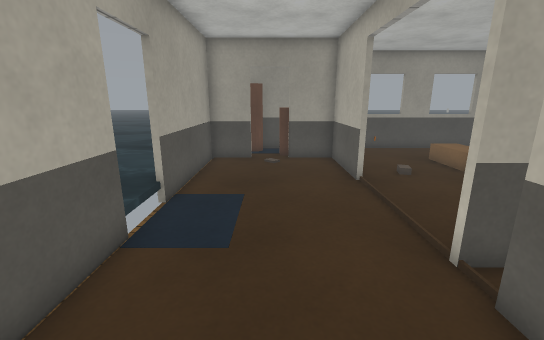
view 1 (above)

14 first-person views from a walk through a scene from a Unity 3-D project. The camera is 1.3 m above the floor, tilts 14° down and sees 90° across. The floor is counted in squares, 0.5 m on a side. Each view is taken from the middle of a square. On the plan, view 1 faces up. The plan holds only what a view shows up to about 19 squares ahead; the rest is blank. The place goes on beyond the plan. Surface patterns are stand-ins for the level's own textures.

view 2
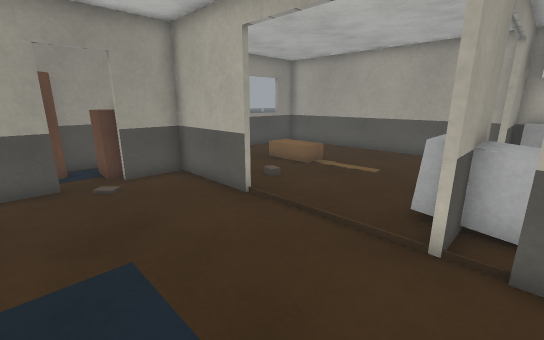

view 3
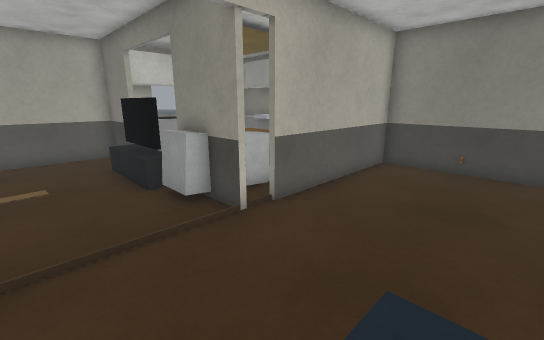

view 4
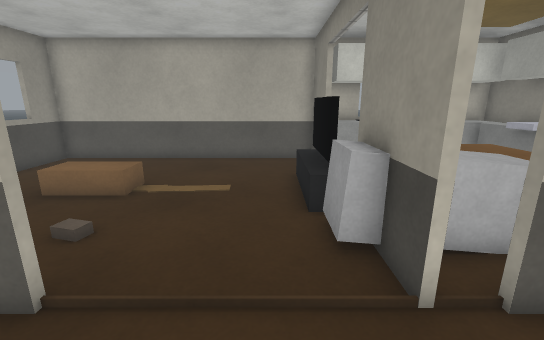

view 5
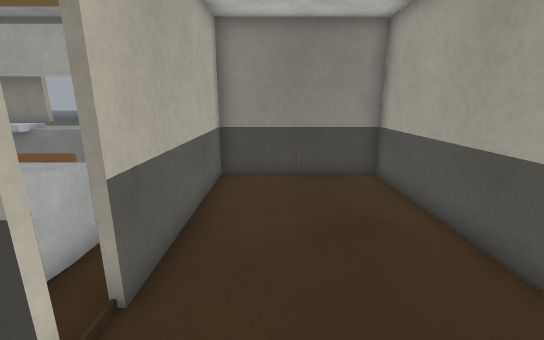

view 6
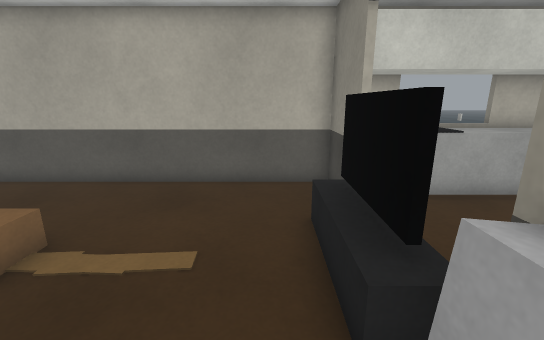

view 7
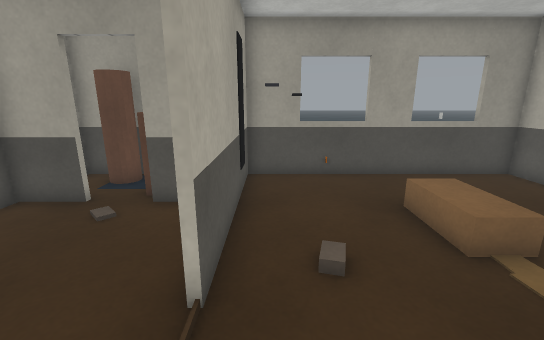

view 8
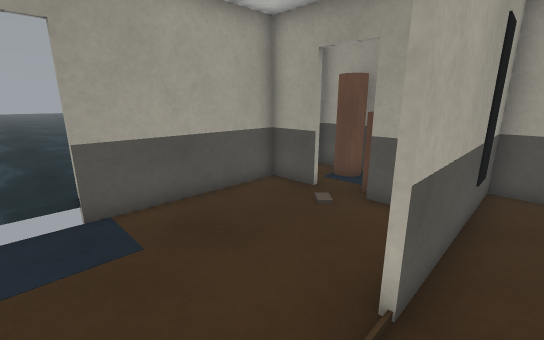

view 9
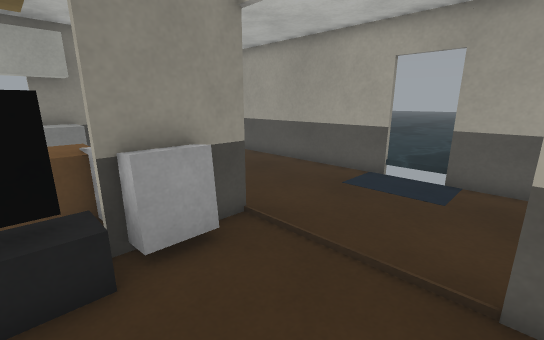

view 10
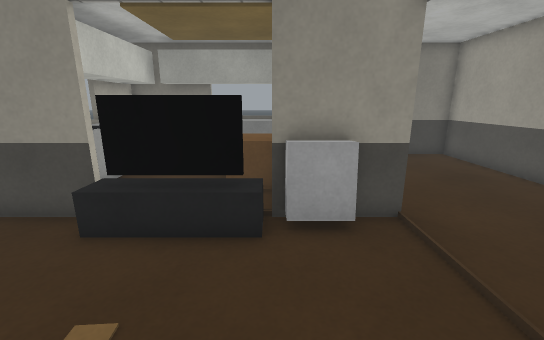

view 11
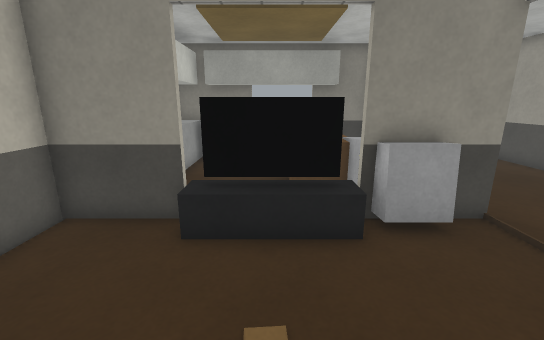

view 12
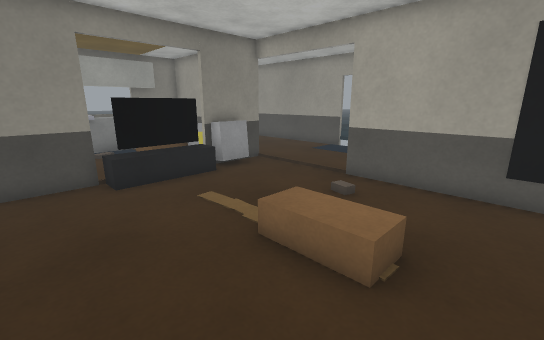

view 13
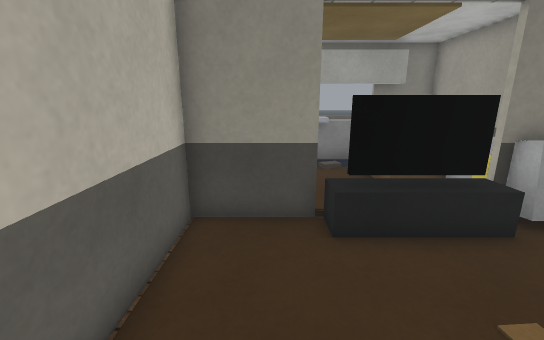

view 14
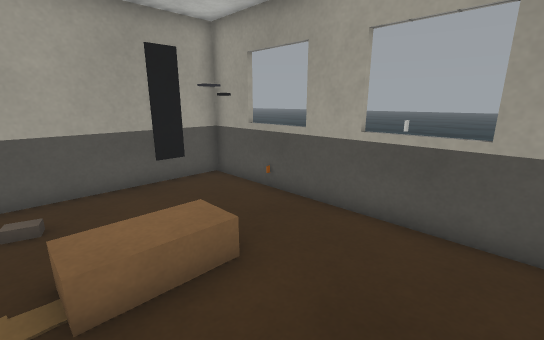

### Floor plan
Points are (right, up) in squares from view 1. A wall is a line through its corners. A room is listed if a view was taken in it or the views show most of it. See-through windows are left out.
Room 1 (views 1, 2, 3, 4, 5, 6, 7, 8, 9, 10, 11, 12, 13, 14)
walls: (2.9, 8.9) (2.9, 12.9) (0.8, 12.9); (2.9, 4.1) (6, 4.1); (6.1, 3.9) (4.4, 3.9); (4.2, 14.8) (3.8, 14.8); (-0.9, 12.9) (-2.9, 12.9) (-2.9, 6.5); (9.9, 4.1) (13, 4.1); (-2.9, 5.5) (-2.9, -3.9) (3, -3.9); (12.9, 4) (12.9, 15.9) (3.1, 15.9) (3.1, 9); (2.9, -4) (2.9, 3.1)
low walls: (6.5, 4.6) (9.5, 4.6)
ways out: gap at (10, 4) to room 2; opening at (-0.5, 13) to room 3; gap at (-3, 5); gap at (-3, 7)
Room 2 (no view inside)
walls: (4.4, 3.9) (3, 3.9); (3.1, 0.4) (3.1, -1.6)
low walls: (8.5, -2.1) (9.5, -2.1); (4.8, -2.5) (11.2, -2.5); (11.5, 2.5) (11.5, 3.6); (11.5, -2.1) (11.5, 0.6)
ways out: gap at (10, 4) to room 1
objects: other object (4, 1) to (6, 5); other object (5, 0) to (7, 2)
Room 3 (no view inside)
walls: (1.6, 15.9) (-3, 15.9)
ways out: opening at (-0.5, 13) to room 1
objects: other object (-1, 15); other object (0, 14) to (2, 15)

Positions as (right, up) in squares from view 1, and headings:
1: (0, 0), facing up
2: (-2, 3), facing up-right
3: (-2, 8), facing down-right
4: (0, 6), facing right
5: (1, 6), facing down
6: (4, 6), facing right
7: (4, 6), facing up
8: (4, 6), facing up-left
9: (7, 9), facing down-left
10: (6, 10), facing down
11: (8, 10), facing down
12: (12, 14), facing down-left
13: (11, 10), facing down
14: (12, 10), facing up-left
